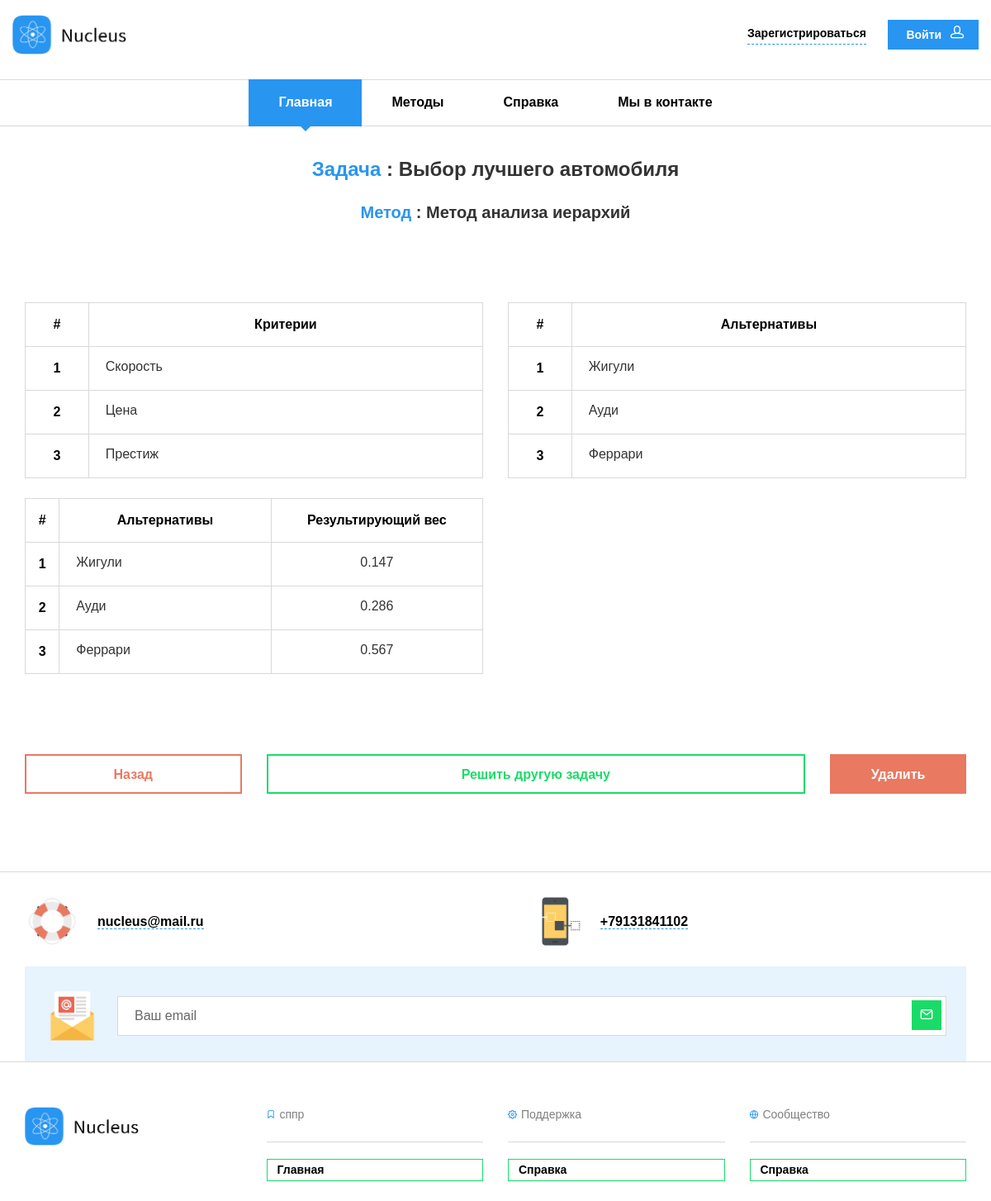
The page /story.php?experiment_id=56&methodName=Метод анализа иерархий on the database its author committed.
### tables this page shows
CREATE TABLE IF NOT EXISTS `experiments` (
  `id` int(11) NOT NULL,
  `experimentName` varchar(255) DEFAULT NULL,
  `method_id` int(4) NOT NULL,
  `user_id` int(10) NOT NULL
);

CREATE TABLE IF NOT EXISTS `criterions` (
  `id` int(11) NOT NULL,
  `criterionName` varchar(255) NOT NULL,
  `experiment_id` int(11) NOT NULL
);

CREATE TABLE IF NOT EXISTS `result_mah` (
  `experiment_id` int(11) NOT NULL,
  `alternative_name` varchar(255) NOT NULL,
  `weight_value` float NOT NULL
);

### includes/config.php (called while the page is built, shortened)
<?php
$config = array(
	'preloader' => 'is-preloader preloading',
	'preloader_spinner' => 'spinner2',
	'email' => 'nucleus@mail.ru',
	'telephone' => '+79131841102',
	'vk' => 'https://vk.com/feed',
	'db' => array(
			'server' => 'localhost',
			'username' => 'root',
			'password' => '',
			'name' => 'sppr'
		)
	);
?>

### story.php (the view, shortened to what this page needs)
<?php
require "includes/config.php";
?>
<!DOCTYPE html>
<html>
<head>
  <link href="design/masterslider/style/masterslider.css" rel="stylesheet" media="screen">
  <link href="design/css/styles.css" rel="stylesheet" media="screen">
</head>
<body class="<?php echo $config['preloader'];?>">
  <div class="page-wrapper">
    <?php include "includes/header.php" ?>
    <?php
      $query = "SELECT * FROM `experiments` WHERE `id`={$_GET['experiment_id']}";
      $data = mysqli_query($connection, $query);
      if(mysqli_num_rows($data) == 1){
        $experiment = mysqli_fetch_assoc($data);
        $experiment_id = $experiment['id'];
        $experiment_name = $experiment['experimentName'];
        $method_name = $_GET['methodName'];
      }
      else{
        echo "Ошибка";
        exit();
      }
    ?>
    <section class="page-title">
      <div class="container">
        <h4 class="text-center"><span class="blue-text">Задача </span>: <?php echo $experiment_name?></h4>
        <h5 class="block-title text-center"><span class="blue-text">Метод </span>:
          <?php echo $method_name?></h5>
      </div>
    </section>
    <div class="container">
     <?php
      if($method_name == 'Метод анализа иерархий'){
     ?>
      <div class="row">
        <div class="col-lg-6 col-md-6 col-sm-12">
            <div class="table-responsive space-bottom-1x">
            <table class="table-responsive">
              <thead>
              <tr>
                <th>#</th>
                <th>Критерии</th>
              </tr>
              </thead>
              <tbody>
              <?php
                $query = "SELECT `criterionName` FROM `criterions` WHERE `experiment_id`={$experiment_id}";
                $data = mysqli_query($connection, $query);
                $i = 0;
                while($criterion = mysqli_fetch_assoc($data)){
                  $i++;
              ?>
                <tr>
                  <th scope="row"><?php echo $i; ?></th>
                  <td class="td-no-padding"><input readonly value="<?php echo $criterion['criterionName']?>"   class="form-control input-no-margin"></input></td>
                </tr>
              <?php } ?>
              </tbody>
            </table>
            </div>
          </div>
          <div class="col-lg-6 col-md-6 col-sm-12">
            <div class="table-responsive space-bottom-1x">
            <table class="table-responsive">
              <thead>
              <tr>
                <th>#</th>
                <th>Альтернативы</th>
              </tr>
              </thead>
              <tbody>
              <?php
                $query = "SELECT `аlternativeName` FROM `аlternatives` WHERE `experiment_id`={$experiment_id}";
                $data = mysqli_query($connection, $query);
                $i = 0;
                while($alternative = mysqli_fetch_assoc($data)){
                  $i++;
              ?>
                <tr>
                  <th scope="row"><?php echo $i; ?></th>
                  <td class="td-no-padding"><input readonly value="<?php echo $alternative['аlternativeName']?>"   class="form-control input-no-margin"></input></td>
                </tr>
              <?php } ?>
              </tbody>
            </table>
            </div>
          </div>
      </div>
      <div class="row">
        <div class="col-lg-6 col-md-12 col-sm-12">
          <div class="table-responsive space-bottom-1x">
            <table class="table-responsive">
              <thead>
              <tr>
                <th>#</th>
                <th>Альтернативы</th>
                <th>Результирующий вес</th>
              </tr>
              </thead>
              <tbody>
              <?php
                $query = "SELECT * FROM `result_mah` WHERE `experiment_id`={$experiment_id}";
                $data = mysqli_query($connection, $query);
                $i = 0;
                while($result = mysqli_fetch_assoc($data)){
                  $i++;
              ?>
                <tr>
                  <th scope="row"><?php echo $i; ?></th>
                  <td class="td-no-padding"><input readonly value="<?php echo $result['alternative_name']?>"   class="form-control input-no-margin"></input></td>
                  <td class="td-no-padding"><input readonly value="<?php echo $result['weight_value']?>"   class="form-control input-no-margin text-center"></input></td>
                </tr>
              <?php } ?>
              </tbody>
            </table>
            </div>
        </div>
        <div class="col-lg-6 col-md-12 col-sm-12">
          <div id="diagram" style="width: 100%; height: 300px;">
          </div>
        </div>
      </div>
      <div class="row">
        <div class="col-lg-3 col-md-3 col-sm-3">
          <button type="button" id="back" style="width: 100%;" class="btn btn-ghost btn-danger waves-effect waves-light">Назад</button>
        </div>
        <div class="col-lg-7 col-md-7 col-sm-6">
          <button type="button" id="new-task" style="width: 100%;" class="btn btn-ghost btn-primary waves-effect waves-light">Решить другую задачу</button>
        </div>
        <div class="col-lg-2 col-md-2 col-sm-3">
          <button type="button"  data-toggle="modal" data-target="#deleteModal" id="delete" style="width: 100%;" class="btn btn-danger waves-effect waves-light">Удалить</button>
        </div>
      </div>
     <?php }?>
    </div>
    <?php include "includes/footer.php" ?>
  </div>
</body>
</html>

### includes/header.php (shortened to what this page needs)
<header class="navbar navbar-sticky navbar-fullwidth">
     <div class="topbar">
       <div class="container">
         <a href="index.php" class="site-logo">
           <img src="design/img/logo.png" alt="Nucleus">
         </a>
         <?php
           if(empty($_SESSION['username']))
           {
         ?>
         <div class="toolbar">
           <a href="registration.php" class="text-sm" data-toggle="" data-target="">Зарегистрироваться</a>
           <a href="login.php" class="btn btn-sm btn-default btn-icon-right waves-effect waves-light" data-toggle="" data-target="">Войти <i class="icon-head"></i></a>
         </div>
         <?php  } ?>
       </div>
     </div>
     <div class="container">
       <nav class="main-navigation">
         <ul class="menu">
           <li class="current-menu-item menu-item-has-children">
             <a href="/index.php">Главная</a>
           </li>
           <li class="menu-item-has-children">
             <a href="#">Методы</a>
           </li>
           <li class="menu-item-has-children">
             <a href="#">Справка</a>
			<li><a href="help.php">Литература</a></li></a></li>
             </ul>
           <li class="menu-item-has-children">
             <a href="<?php echo $config['vk']?>" target="_blank">Мы в контакте</a>
           </li>
       </nav>
     </div>
   </header>

### includes/footer.php (shortened to what this page needs)
<footer class="footer">
  <div class="top-footer">
    <div class="container">
      <div class="tools">
        <div class="cell">
          <i><img src="design/img/footer/icons/help.png" alt="Email"></i>
          <span><a href="mailto:info@email.com"><?php echo $config['email']?></a></span>
        </div>
        <div class="cell">
          <i><img src="design/img/footer/icons/phone.png" alt="Phone"></i>
          <span><a href="#"><?php echo $config['telephone']?></a></span>
        </div>
      </div>
      <div class="subscribe">
        <div class="subscribe-form">
          <i><img src="design/img/footer/icons/envelope.png" alt="Subscribe"></i>
          <form action="//8guild.us3.list-manage.com/subscribe/post?u=168a366a98d3248fbc35c0b67&amp;id=011a3332a0" method="post" target="_blank" novalidate autocomplete="off">
            <input type="email" class="form-control" id="subscr_email" placeholder="Ваш email">
            <button type="submit"><i class="icon-mail"></i></button>
          </form>
        </div>
      </div>
    </div>
  </div>
  <div class="bottom-footer">
    <div class="container">
      <div class="row">
        <div class="col-md-3 col-sm-6">
          <section class="widget widget_text">
            <a href="/index.php" class="site-logo">
              <img src="design/img/logo.png" alt="Nucleus">
            </a>
          </section>
        </div>
        <div class="col-md-3 col-sm-6">
          <section class="widget widget_pages">
            <h3 class="widget-title">
              <i class="icon-ribbon"></i>
              сппр
            </h3>
            <ul>
              <li><a href="index.php">Главная</a></li>
            </ul>
          </section>
        </div>
        <div class="col-md-3 col-sm-6">
          <section class="widget widget_pages">
            <h3 class="widget-title">
              <i class="icon-cog"></i>
              Поддержка
            </h3>
            <ul>
              <li><a href="help.php?name=mah">Справка</a></li>
            </ul>
          </section>
        </div>
        <div class="col-md-3 col-sm-6">
          <section class="widget widget_pages">
            <h3 class="widget-title">
              <i class="icon-globe"></i>
              Сообщество
            </h3>
            <ul>
              <li><a href="help.php?name=mah">Справка</a></li>
            </ul>
          </section>
        </div>
      </div>
    </div>
  </div>
</footer>

### rows shown on the page
experiments: experimentName "Выбор лучшего автомобиля"
criterions: criterionName "Скорость"
criterions: criterionName "Цена"
criterions: criterionName "Престиж"
аlternatives: аlternativeName "Жигули"
аlternatives: аlternativeName "Ауди"
аlternatives: аlternativeName "Феррари"
result_mah: alternative_name "Жигули", weight_value "0.147"
result_mah: alternative_name "Ауди", weight_value "0.286"
result_mah: alternative_name "Феррари", weight_value "0.567"

### other values the page prints
$method_name "Метод анализа иерархий"
$config['email'] "nucleus@mail.ru"
$config['telephone'] "+79131841102"
